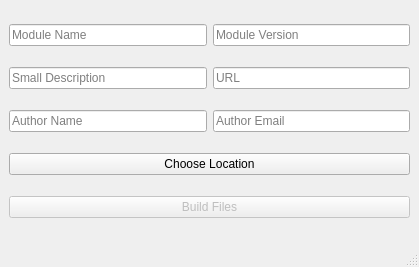
<?xml version="1.0" encoding="UTF-8"?>
<ui version="4.0">
 <class>CRModWindow</class>
 <widget class="QMainWindow" name="CRModWindow">
  <property name="geometry">
   <rect>
    <x>0</x>
    <y>0</y>
    <width>419</width>
    <height>267</height>
   </rect>
  </property>
  <property name="windowTitle">
   <string>Module Creater</string>
  </property>
  <property name="windowIcon">
   <iconset>
    <normaloff>up-to-pypi-main/up_to_pypi/images/upload.png</normaloff>up-to-pypi-main/up_to_pypi/images/upload.png</iconset>
  </property>
  <widget class="QWidget" name="centralwidget">
   <layout class="QGridLayout" name="gridLayout">
    <item row="1" column="1">
     <widget class="QLineEdit" name="module_version">
      <property name="placeholderText">
       <string>Module Version</string>
      </property>
     </widget>
    </item>
    <item row="4" column="0">
     <widget class="QLineEdit" name="author">
      <property name="placeholderText">
       <string>Author Name</string>
      </property>
     </widget>
    </item>
    <item row="9" column="0" colspan="2">
     <widget class="QPushButton" name="build_files">
      <property name="enabled">
       <bool>false</bool>
      </property>
      <property name="text">
       <string>Build Files</string>
      </property>
     </widget>
    </item>
    <item row="3" column="1">
     <widget class="QLineEdit" name="repo_url">
      <property name="placeholderText">
       <string>URL</string>
      </property>
     </widget>
    </item>
    <item row="4" column="1">
     <widget class="QLineEdit" name="author_email">
      <property name="placeholderText">
       <string>Author Email</string>
      </property>
     </widget>
    </item>
    <item row="1" column="0">
     <widget class="QLineEdit" name="module_name">
      <property name="placeholderText">
       <string>Module Name</string>
      </property>
     </widget>
    </item>
    <item row="7" column="0" colspan="2">
     <widget class="QPushButton" name="choose_location">
      <property name="text">
       <string>Choose Location</string>
      </property>
     </widget>
    </item>
    <item row="3" column="0">
     <widget class="QLineEdit" name="description">
      <property name="placeholderText">
       <string>Small Description</string>
      </property>
     </widget>
    </item>
   </layout>
  </widget>
  <widget class="QMenuBar" name="menubar">
   <property name="geometry">
    <rect>
     <x>0</x>
     <y>0</y>
     <width>419</width>
     <height>22</height>
    </rect>
   </property>
  </widget>
  <widget class="QStatusBar" name="statusbar"/>
  <action name="actionChoose_Location">
   <property name="text">
    <string>Choose Location</string>
   </property>
  </action>
  <action name="actionBuild_Files">
   <property name="text">
    <string>Build Files</string>
   </property>
  </action>
  <action name="actionClear_Text_Fields">
   <property name="text">
    <string>Clear Text Fields</string>
   </property>
  </action>
  <action name="actionAbout_Module_Creator">
   <property name="text">
    <string>About Module Creator</string>
   </property>
  </action>
 </widget>
 <resources/>
 <connections/>
</ui>
